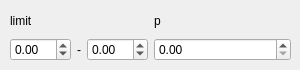
         <widget class="QWidget" name="defocus_2">
          <attribute name="title">
           <string>RandomContrast</string>
          </attribute>
          <widget class="QWidget" name="gridLayoutWidget_25">
           <property name="geometry">
            <rect>
             <x>10</x>
             <y>10</y>
             <width>281</width>
             <height>51</height>
            </rect>
           </property>
           <layout class="QGridLayout" name="gridLayout_27">
            <item row="1" column="0">
             <layout class="QHBoxLayout" name="horizontalLayout_36">
              <item>
               <widget class="QDoubleSpinBox" name="sb_rc_limit0">
                <property name="minimum">
                 <double>-99.000000000000000</double>
                </property>
                <property name="singleStep">
                 <double>0.100000000000000</double>
                </property>
               </widget>
              </item>
              <item>
               <widget class="QLabel" name="label_91">
                <property name="layoutDirection">
                 <enum>Qt::LeftToRight</enum>
                </property>
                <property name="text">
                 <string>-</string>
                </property>
                <property name="alignment">
                 <set>Qt::AlignCenter</set>
                </property>
               </widget>
              </item>
              <item>
               <widget class="QDoubleSpinBox" name="sb_rc_limit1">
                <property name="minimum">
                 <double>-99.000000000000000</double>
                </property>
                <property name="singleStep">
                 <double>0.100000000000000</double>
                </property>
               </widget>
              </item>
             </layout>
            </item>
            <item row="0" column="0">
             <widget class="QLabel" name="label_92">
              <property name="text">
               <string>limit</string>
              </property>
             </widget>
            </item>
            <item row="0" column="1">
             <widget class="QLabel" name="label_93">
              <property name="text">
               <string>p</string>
              </property>
             </widget>
            </item>
            <item row="1" column="1">
             <widget class="QDoubleSpinBox" name="sb_rc_p">
              <property name="maximum">
               <double>1.000000000000000</double>
              </property>
              <property name="singleStep">
               <double>0.100000000000000</double>
              </property>
             </widget>
            </item>
           </layout>
          </widget>
         </widget>
